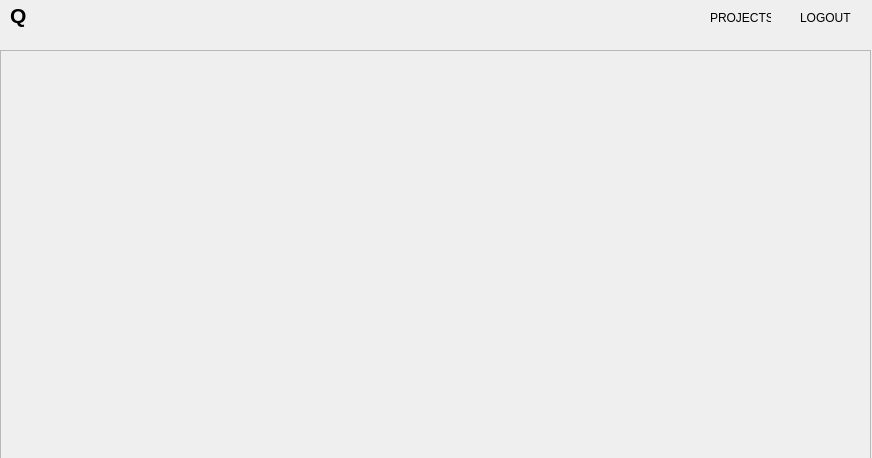
<?xml version="1.0" encoding="UTF-8"?>
<ui version="4.0">
 <class>DialogMemberArea</class>
 <widget class="QDialog" name="DialogMemberArea">
  <property name="geometry">
   <rect>
    <x>0</x>
    <y>0</y>
    <width>872</width>
    <height>458</height>
   </rect>
  </property>
  <property name="windowTitle">
   <string>Dialog</string>
  </property>
  <widget class="QLabel" name="label">
   <property name="geometry">
    <rect>
     <x>10</x>
     <y>0</y>
     <width>31</width>
     <height>31</height>
    </rect>
   </property>
   <property name="font">
    <font>
     <pointsize>16</pointsize>
     <weight>75</weight>
     <bold>true</bold>
    </font>
   </property>
   <property name="text">
    <string>Q</string>
   </property>
  </widget>
  <widget class="QLabel" name="label_2">
   <property name="geometry">
    <rect>
     <x>710</x>
     <y>10</y>
     <width>61</width>
     <height>16</height>
    </rect>
   </property>
   <property name="text">
    <string>PROJECTS</string>
   </property>
  </widget>
  <widget class="QLabel" name="label_3">
   <property name="geometry">
    <rect>
     <x>800</x>
     <y>10</y>
     <width>55</width>
     <height>16</height>
    </rect>
   </property>
   <property name="text">
    <string>LOGOUT</string>
   </property>
  </widget>
  <widget class="QScrollArea" name="scrollArea">
   <property name="geometry">
    <rect>
     <x>0</x>
     <y>50</y>
     <width>871</width>
     <height>411</height>
    </rect>
   </property>
   <property name="widgetResizable">
    <bool>true</bool>
   </property>
   <widget class="QWidget" name="scrollAreaWidgetContents">
    <property name="geometry">
     <rect>
      <x>0</x>
      <y>0</y>
      <width>869</width>
      <height>409</height>
     </rect>
    </property>
   </widget>
  </widget>
 </widget>
 <resources/>
 <connections/>
</ui>
